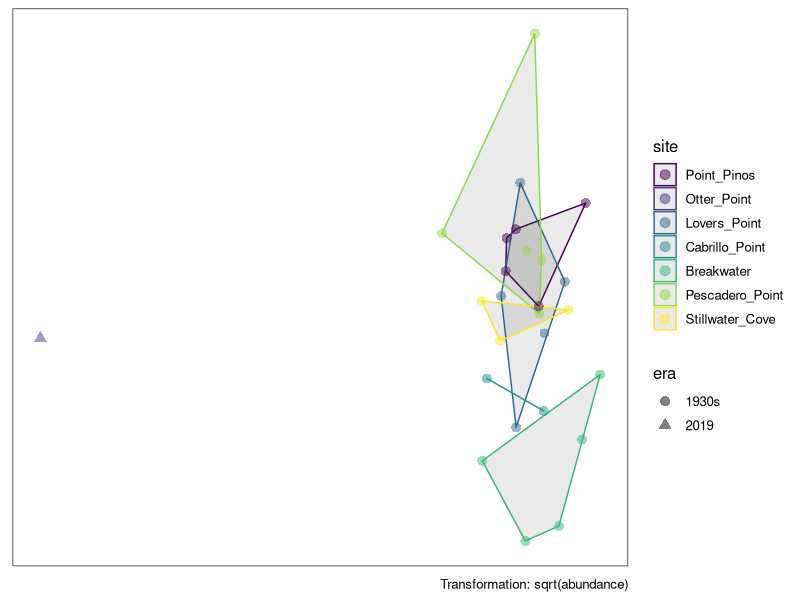
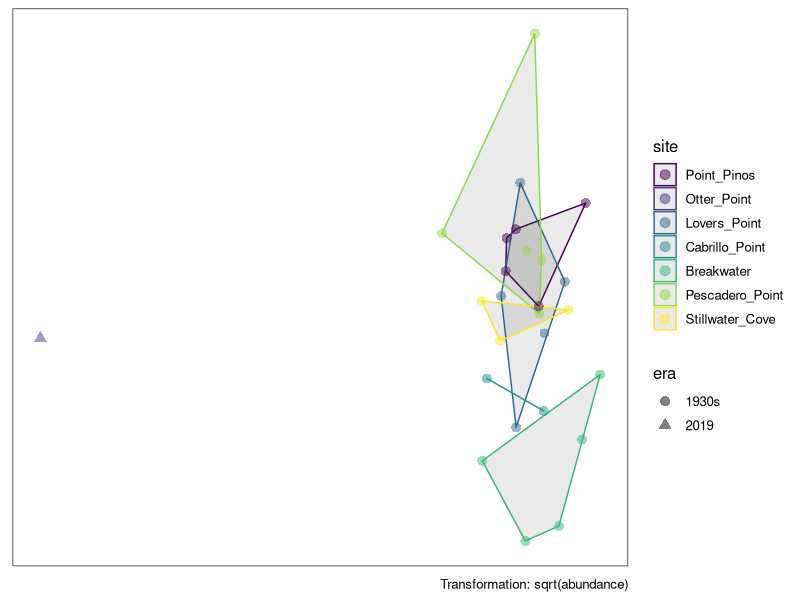

Source code (R) for these figures, in order:
################################################################################
##' @title Explore community mds with holdfast data
##' @author Robin Elahi
##' @date 2023-08-18
##' @log 
################################################################################

##### PACKAGES, DATA #####
library(here) 
library(tidyverse) 
library(lubridate)
library(viridis)
library(vegan)

# Theme for mds plots
theme_set(theme_bw(base_size = 12) + 
            theme(panel.grid = element_blank(), 
                  axis.text.x = element_blank(), 
                  axis.text.y = element_blank(), 
                  axis.ticks = element_blank(), 
                  axis.title = element_blank(), 
                  strip.background = element_blank()))

d <- read_csv(here("data", "andrews_henry_combined.csv"))

d <- d %>% 
  mutate(date = lubridate::ymd(paste(year, month, day, sep = "-")))

# Remove rows that were not sampled (ie NAs for species)
d <- d %>% 
  filter(!is.na(Balanophyllia_elegans))

# Order sites north to south
d <- d %>% 
  mutate(site = as.factor(site), 
         site = fct_relevel(site, 
                            "Point_Pinos", 
                            "Otter_Point", 
                            "Lovers_Point", 
                            "Cabrillo_Point", 
                            "Breakwater", 
                            "Pescadero_Point",
                            "Stillwater_Cove"))

# Carmel vs MBay
d <- d %>% 
  mutate(bay = case_when(site == "Pescadero_Point" ~ "Carmel", 
                         site == "Stillwater_Cove" ~ "Carmel", 
                         TRUE ~ "Monterey"))

##### MDS #####

# Create metadata
d_meta <- d %>% 
  select(year:site, date, bay) %>%
  mutate(era = ifelse(year > 2018, "2019", "1930s"))
d_meta

# Create matrix for mds
m <- d %>% 
  select(Balanophyllia_elegans:Gobiesox_eugrammus) %>% 
  as.data.frame()

# Relativize to total
m_rel <- decostand(m, method = "total")
rowSums(m_rel)

# Square-root transformation
m_sqrt <- m^(1/2)

# Create distance matrix
m_dist <- vegdist(m_rel, method = "bray") %>% as.matrix(labels = T)

# Run mds
m_mds <- metaMDS(comm = m_sqrt, distance = "bray", trace = FALSE, autotransform = FALSE)

m_mds$stress

# Join MDS results to metadata
mds_xy <- data.frame(m_mds$points) 
d_meta <- cbind(d_meta, mds_xy)

# Find the convex hull of the points being plotted
hull <- d_meta %>%
  group_by(site) %>%
  slice(chull(MDS1, MDS2)) %>%
  ungroup()
hull

d_meta %>% 
  ggplot(aes(MDS1, MDS2, color = site, shape = era)) + 
  geom_polygon(data = hull, aes(x = MDS1, y = MDS2, color = site),
               inherit.aes = FALSE, alpha = 0.1) +
  scale_color_viridis_d() + 
  geom_point(size = 3, alpha = 0.5) +
  labs(caption = "Transformation: sqrt(abundance)")

ggsave(here("figs", "holdfast_mds_abundance.pdf"), height = 5, width = 7)
